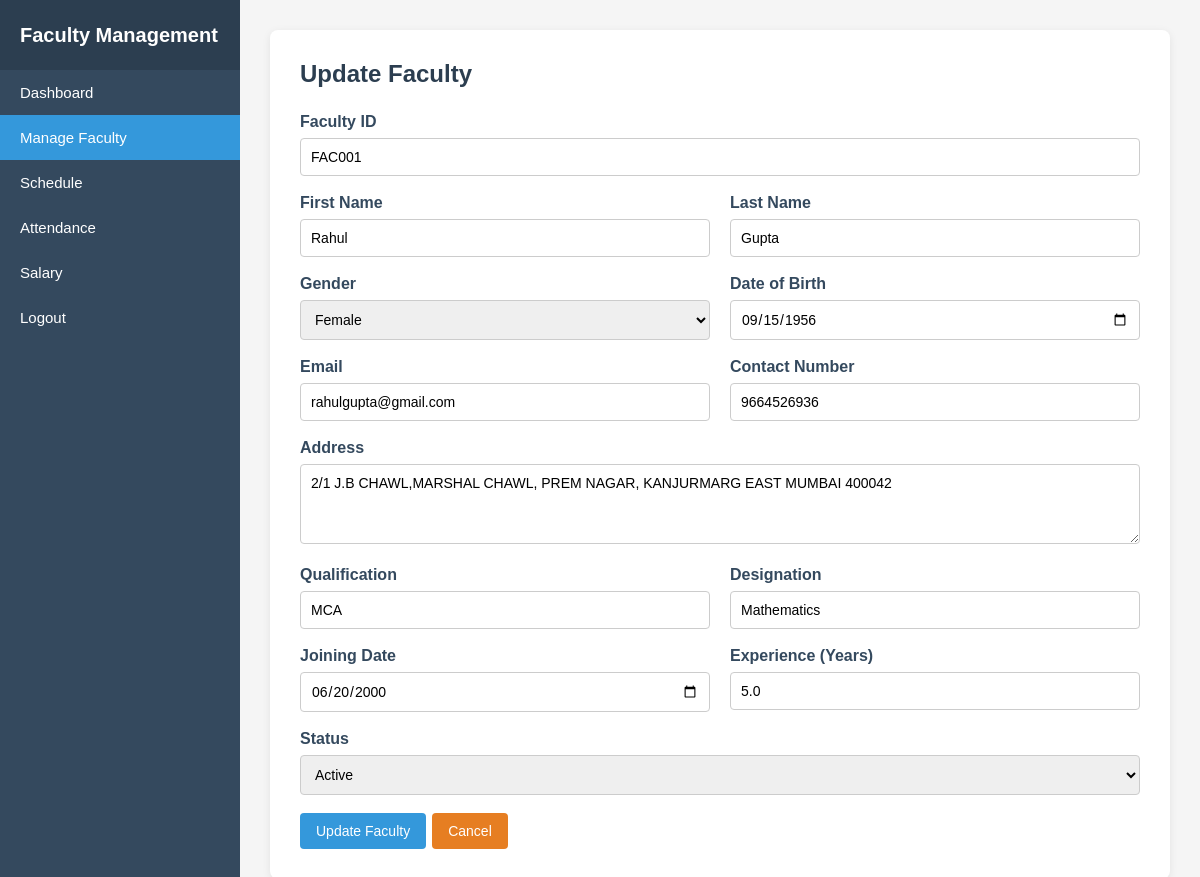
/update-faculty/FAC001/ (signed in), run on the app's committed database.
### faculty/models.py (models this page shows)
class Faculty(models.Model):
    FacultyID = models.CharField(max_length=10, primary_key=True)
    Password = models.CharField(max_length=255, blank=True)
    ProfilePhoto = models.ImageField(upload_to="faculty_photos/", blank=True)
    FirstName = models.CharField(max_length=50)
    LastName = models.CharField(max_length=50)
    Gender = models.CharField(max_length=20)
    DOB = models.DateField()
    Email = models.EmailField()
    ContactNumber = models.CharField(max_length=10)
    Address = models.TextField()
    Qualification = models.CharField(max_length=100)
    Designation = models.CharField(max_length=100)
    JoiningDate = models.DateField()
    Experience = models.DecimalField(max_digits=4, decimal_places=1)
    Status = models.CharField(max_length=20)

### faculty/views.py (the view, shortened to what this page needs)
def update_faculty(request, faculty_id):
    if "admin_id" not in request.session:
        return redirect("login")
    faculty = get_object_or_404(
        Faculty,
        FacultyID=faculty_id
    )
    return render(
        request,
        "update_faculty.html",
        {
            "faculty": faculty
        }
    )

### templates/update_faculty.html (shortened to what this page needs)
{% load static %}
<!DOCTYPE html>
<html lang="en">
<head>
    <link rel="stylesheet" href="{% static 'style.css' %}">
</head>
<body>
<div class="dashboard-container">
    <aside class="sidebar">
        <div class="sidebar-header">
            <h2>Faculty Management</h2>
        </div>
        <ul class="sidebar-menu">
            <li>
                <a href="{% url 'dashboard' %}">
                    Dashboard
                </a>
            </li>
            <li>
                <a href="{% url 'manage_faculty' %}" class="active">
                    Manage Faculty
                </a>
            </li>
             <li>
                <a href="{% url 'schedule' %}">
                    Schedule
                </a>
            </li>
            <li>
                <a href="{% url 'attendance' %}">
                    Attendance
                </a>
            </li>
            <li>
                <a href="{% url 'salary' %}">
                    Salary
                </a>
            </li>
            <li>
                <a href="{% url 'logout' %}">
                    Logout
                </a>
            </li>
        </ul>
    </aside>
    <main class="main-content">
        <div class="form-container">
            <div class="form-card">
                <h2>Update Faculty</h2>
                <form method="POST">
                    <div class="form-group">
                        <label for="faculty_id">
                            Faculty ID
                        </label>
                        <input
                            type="text"
                            id="faculty_id"
                            value="{{ faculty.FacultyID }}"
                            readonly
                        >
                    </div>
                    <div class="form-row">
                        <div class="form-group">
                            <label for="first_name">
                                First Name
                            </label>
                            <input
                                type="text"
                                id="first_name"
                                name="first_name"
                                value="{{ faculty.FirstName }}"
                                required
                            >
                        </div>
                        <div class="form-group">
                            <label for="last_name">
                                Last Name
                            </label>
                            <input
                                type="text"
                                id="last_name"
                                name="last_name"
                                value="{{ faculty.LastName }}"
                                required
                            >
                        </div>
                    </div>
                    <div class="form-row">
                        <div class="form-group">
                            <label for="gender">
                                Gender
                            </label>
                            <select
                                id="gender"
                                name="gender"
                                required
                            >
                                <option
                                    value="Female"
                                    {% if faculty.Gender == "Female" %}selected{% endif %}
                                >
                                    Female
                                </option>
                            </select>
                        </div>
                        <div class="form-group">
                            <label for="dob">
                                Date of Birth
                            </label>
                            <input
                                type="date"
                                id="dob"
                                name="dob"
                                value="{{ faculty.DOB|date:'Y-m-d' }}"
                                required
                            >
                        </div>
                    </div>
                    <div class="form-row">
                        <div class="form-group">
                            <label for="email">
                                Email
                            </label>
                            <input
                                type="email"
                                id="email"
                                name="email"
                                value="{{ faculty.Email }}"
                                required
                            >
                        </div>
                        <div class="form-group">
                            <label for="contact_number">
                                Contact Number
                            </label>
                            <input
                                type="text"
                                id="contact_number"
                                name="contact_number"
                                value="{{ faculty.ContactNumber }}"
                                maxlength="10"
                                required
                            >
                        </div>
                    </div>
                    <div class="form-group">
                        <label for="address">
                            Address
                        </label>
                        <textarea
                            id="address"
                            name="address"
                            required
                        >{{ faculty.Address }}</textarea>
                    </div>
                    <div class="form-row">
                        <div class="form-group">
                            <label for="qualification">
                                Qualification
                            </label>
                            <input
                                type="text"
                                id="qualification"
                                name="qualification"
                                value="{{ faculty.Qualification }}"
                                required
                            >
                        </div>
                        <div class="form-group">
                            <label for="designation">
                                Designation
                            </label>
                            <input
                                type="text"
                                id="designation"
                                name="designation"
                                value="{{ faculty.Designation }}"
                                required
                            >
                        </div>
                    </div>
                    <div class="form-row">
                        <div class="form-group">
                            <label for="joining_date">
                                Joining Date
                            </label>
                            <input
                                type="date"
                                id="joining_date"
                                name="joining_date"
                                value="{{ faculty.JoiningDate|date:'Y-m-d' }}"
                                required
                            >
                        </div>
                        <div class="form-group">
                            <label for="experience">
                                Experience (Years)
                            </label>
                            <input
                                type="number"
                                id="experience"
                                name="experience"
                                min="0"
                                step="0.1"
                                value="{{ faculty.Experience }}"
                                required
                            >
                        </div>
                    </div>
                    <div class="form-group">
                        <label for="status">
                            Status
                        </label>
                        <select
                            id="status"
                            name="status"
                            required
                        >
                            <option
                                value="Active"
                                {% if faculty.Status == "Active" %}selected{% endif %}
                            >
                                Active
                            </option>
                        </select>
                    </div>
                    <div class="action-buttons">
                        <button
                            type="submit"
                            class="btn btn-primary"
                        >
                            Update Faculty
                        </button>
                        <a
                            href="{% url 'manage_faculty' %}"
                            class="btn btn-warning"
                        >
                            Cancel
                        </a>
                    </div>
                </form>
            </div>
        </div>
    </main>
</div>
</body>
</html>

### static/style.css (style rules this page uses)
* { box-sizing: border-box; }
body { margin: 0; padding: 0; font-family: Arial, sans-serif; background: #c9c1c1; color: #333; }
a { text-decoration: none; }
button, input, select, textarea { font-family: Arial, sans-serif; }
.dashboard-container { display: flex; width: 100%; min-height: 100vh; }
.sidebar { width: 240px; min-width: 240px; background: #34495e; min-height: 100vh; flex-shrink: 0; }
.sidebar-header { height: 70px; background: #2c3e50; display: flex; align-items: center; padding: 0 20px; }
.sidebar-header h2 { color: white; font-size: 20px; margin: 0; }
.sidebar-menu { list-style: none; padding: 0; margin: 0; }
.sidebar-menu li { margin: 0; padding: 0; }
.sidebar-menu li a { display: block; color: white; padding: 14px 20px; font-size: 15px; transition: 0.2s; }
.sidebar-menu li a.active { background: #3498db; }
.main-content { flex: 1; min-width: 0; background: #f5f5f5; }
.form-container { padding: 30px; }
.form-card { background: white; padding: 30px; border-radius: 8px; box-shadow: 0 2px 8px rgba(0, 0, 0, 0.08); max-width: 900px; }
.form-card h2 { color: #2c3e50; margin-top: 0; margin-bottom: 25px; }
.form-group { margin-bottom: 18px; }
.form-group label { display: block; margin-bottom: 7px; font-weight: bold; color: #34495e; }
.form-group input, .form-group select, .form-group textarea { width: 100%; padding: 10px; border: 1px solid #ccc; border-radius: 4px; font-size: 14px; }
.form-group textarea { resize: vertical; min-height: 80px; }
.form-row { display: grid; grid-template-columns: 1fr 1fr; gap: 20px; }
.btn { display: inline-block; border: none; border-radius: 4px; padding: 10px 16px; cursor: pointer; font-size: 14px; text-align: center; }
.btn-primary { background: #3498db; color: white; }
.btn-warning { background: #e67e22; color: white; }
.action-buttons { display: flex; gap: 6px; }

### data on the page
Faculty: FacultyID "FAC001", first_name "Rahul", last_name "Gupta", gender "Female", dob "09/15/1956", email "rahulgupta@gmail.com", contact_number "9664526936", address "2/1 J.B CHAWL,MARSHAL CHAWL, PREM NAGAR, KANJURMARG EAST MUMBAI 400042", qualification "MCA", designation "Mathematics", joining_date "06/20/2000", experience "5.0", status "Active"
